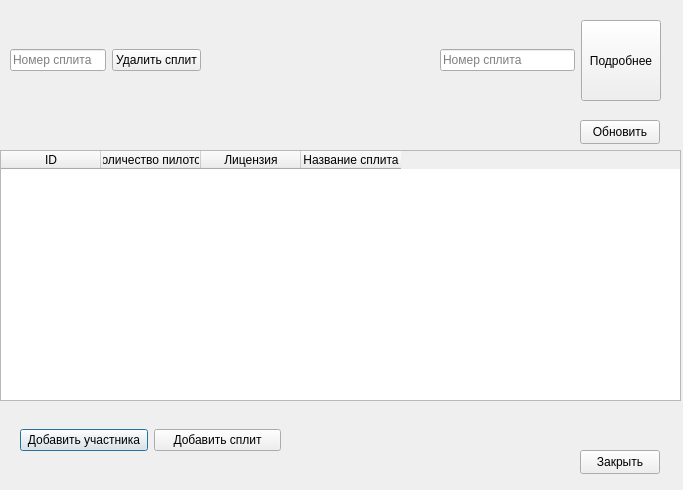
<?xml version="1.0" encoding="UTF-8"?>
<ui version="4.0">
 <class>split</class>
 <widget class="QDialog" name="split">
  <property name="geometry">
   <rect>
    <x>0</x>
    <y>0</y>
    <width>683</width>
    <height>490</height>
   </rect>
  </property>
  <property name="windowTitle">
   <string>Dialog</string>
  </property>
  <widget class="QTableWidget" name="tableWidget">
   <property name="geometry">
    <rect>
     <x>0</x>
     <y>150</y>
     <width>681</width>
     <height>251</height>
    </rect>
   </property>
   <property name="editTriggers">
    <set>QAbstractItemView::NoEditTriggers</set>
   </property>
   <property name="sortingEnabled">
    <bool>true</bool>
   </property>
   <attribute name="verticalHeaderVisible">
    <bool>false</bool>
   </attribute>
   <column>
    <property name="text">
     <string>ID</string>
    </property>
   </column>
   <column>
    <property name="text">
     <string>Количество пилотов</string>
    </property>
   </column>
   <column>
    <property name="text">
     <string>Лицензия</string>
    </property>
   </column>
   <column>
    <property name="text">
     <string>Название сплита</string>
    </property>
   </column>
  </widget>
  <widget class="QWidget" name="horizontalLayoutWidget">
   <property name="geometry">
    <rect>
     <x>20</x>
     <y>400</y>
     <width>261</width>
     <height>80</height>
    </rect>
   </property>
   <layout class="QHBoxLayout" name="horizontalLayout">
    <item>
     <widget class="QPushButton" name="addPilot">
      <property name="text">
       <string>Добавить участника</string>
      </property>
     </widget>
    </item>
    <item>
     <widget class="QPushButton" name="addSplit">
      <property name="text">
       <string>Добавить сплит</string>
      </property>
     </widget>
    </item>
   </layout>
  </widget>
  <widget class="QWidget" name="horizontalLayoutWidget_2">
   <property name="geometry">
    <rect>
     <x>10</x>
     <y>20</y>
     <width>191</width>
     <height>80</height>
    </rect>
   </property>
   <layout class="QHBoxLayout" name="horizontalLayout_2">
    <item>
     <widget class="QLineEdit" name="splitID">
      <property name="placeholderText">
       <string>Номер сплита</string>
      </property>
     </widget>
    </item>
    <item>
     <widget class="QPushButton" name="deleteSplit">
      <property name="text">
       <string>Удалить сплит</string>
      </property>
     </widget>
    </item>
   </layout>
  </widget>
  <widget class="QWidget" name="horizontalLayoutWidget_3">
   <property name="geometry">
    <rect>
     <x>440</x>
     <y>20</y>
     <width>221</width>
     <height>81</height>
    </rect>
   </property>
   <layout class="QHBoxLayout" name="horizontalLayout_3">
    <item>
     <widget class="QLineEdit" name="lineEdit">
      <property name="placeholderText">
       <string>Номер сплита</string>
      </property>
     </widget>
    </item>
    <item>
     <widget class="QPushButton" name="detailed">
      <property name="sizePolicy">
       <sizepolicy hsizetype="Minimum" vsizetype="Preferred">
        <horstretch>0</horstretch>
        <verstretch>0</verstretch>
       </sizepolicy>
      </property>
      <property name="text">
       <string>Подробнее</string>
      </property>
     </widget>
    </item>
   </layout>
  </widget>
  <widget class="QPushButton" name="close">
   <property name="geometry">
    <rect>
     <x>580</x>
     <y>450</y>
     <width>80</width>
     <height>24</height>
    </rect>
   </property>
   <property name="text">
    <string>Закрыть</string>
   </property>
  </widget>
  <widget class="QPushButton" name="refresh">
   <property name="geometry">
    <rect>
     <x>580</x>
     <y>120</y>
     <width>80</width>
     <height>24</height>
    </rect>
   </property>
   <property name="text">
    <string>Обновить</string>
   </property>
  </widget>
 </widget>
 <resources/>
 <connections/>
</ui>
